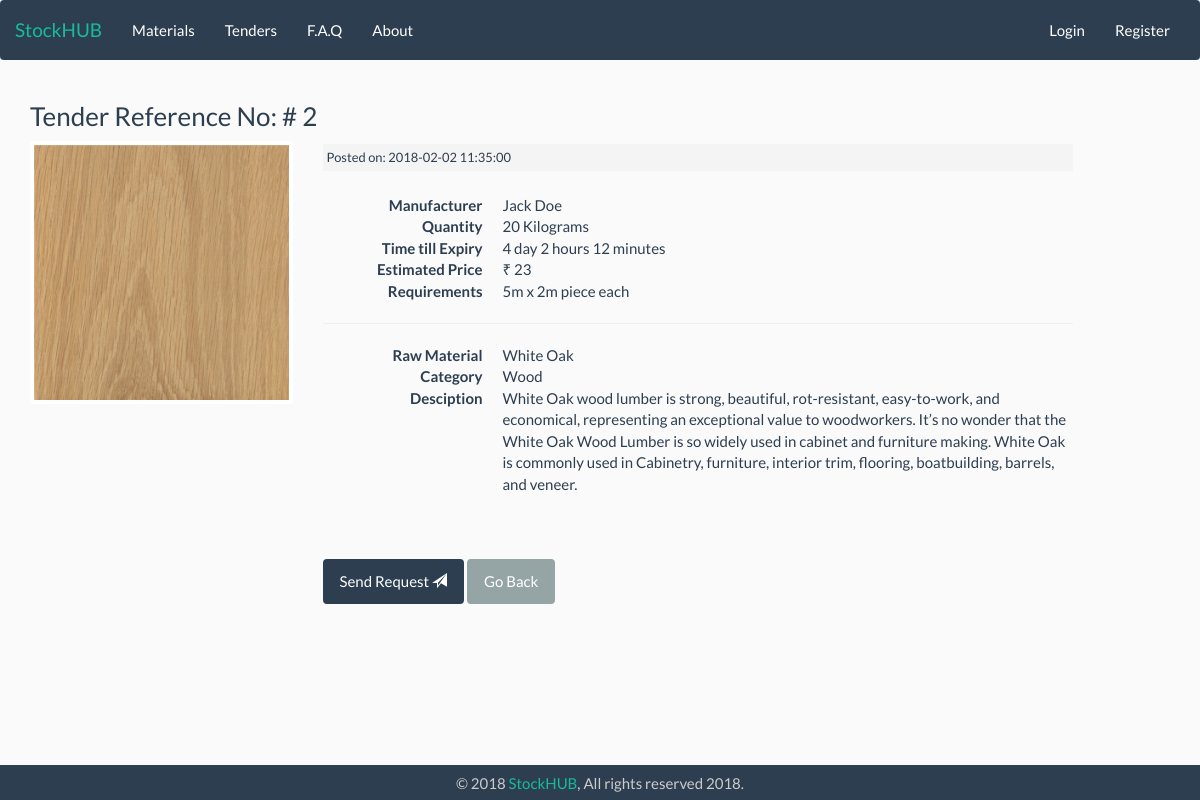
/tenders/view/2, run on an earlier commit of the app's database.
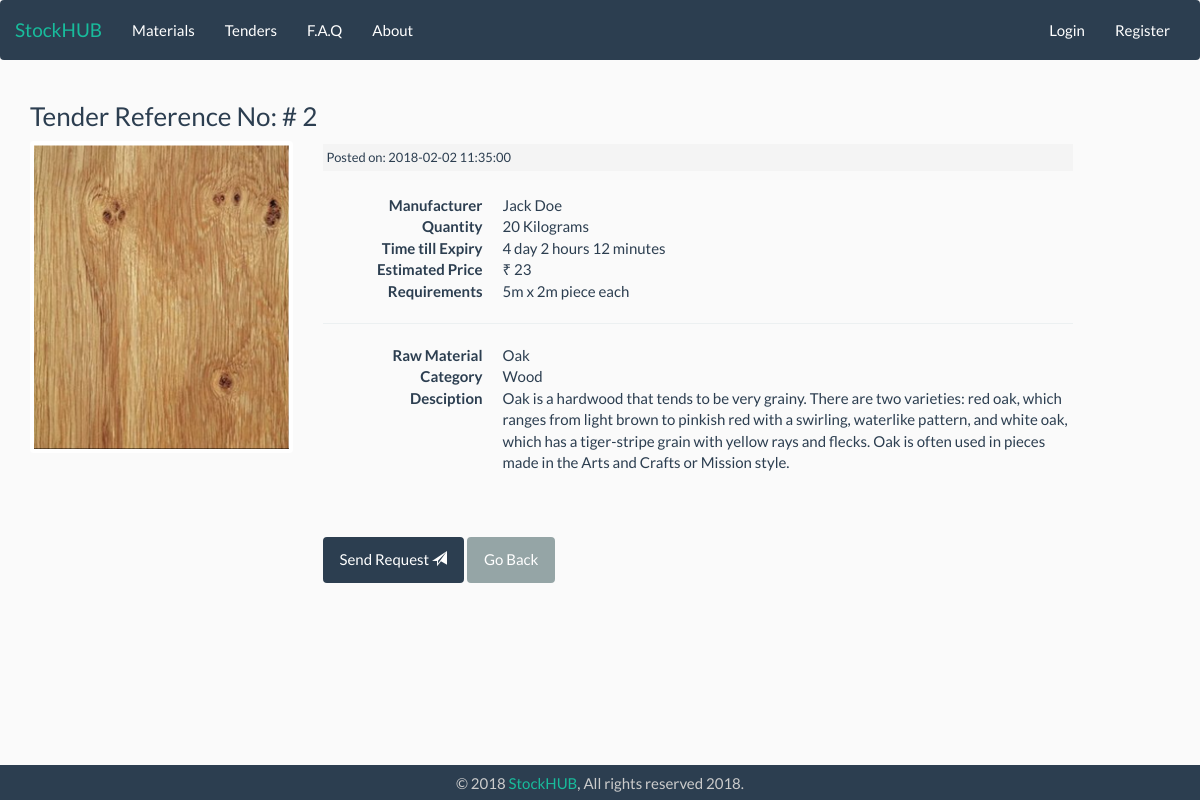
And on a later commit of the database.
### tables this page shows
CREATE TABLE `tender` (
  `tender_id` int(11) NOT NULL,
  `m_id` int(11) NOT NULL,
  `raw_material_id` int(11) NOT NULL,
  `tender_quantity` int(11) NOT NULL,
  `tender_quantity_unit` varchar(15) NOT NULL,
  `date_of_submission` date NOT NULL,
  `time_submission` time NOT NULL,
  `date_expire` date NOT NULL,
  `time_expire` time NOT NULL,
  `delivery_location` int(11) NOT NULL,
  `estimated_price` int(9) NOT NULL,
  `extra_info` text
);

CREATE TABLE `raw_material` (
  `raw_material_id` int(11) NOT NULL,
  `rm_name` varchar(255) NOT NULL,
  `material_subcat_id` int(255) NOT NULL,
  `rm_slug` varchar(255) NOT NULL,
  `rm_pic` varchar(255) NOT NULL,
  `rm_desc` text NOT NULL,
  `rm_created_at` timestamp NOT NULL DEFAULT CURRENT_TIMESTAMP ON UPDATE CURRENT_TIMESTAMP
);

CREATE TABLE `manufacturers` (
  `m_id` int(11) NOT NULL,
  `m_firstname` varchar(25) NOT NULL,
  `m_lastname` varchar(25) NOT NULL,
  `m_email` varchar(100) NOT NULL,
  `m_username` varchar(21) NOT NULL,
  `m_password` varchar(255) NOT NULL,
  `m_address_id` int(10) DEFAULT NULL,
  `m_org_name` int(50) DEFAULT NULL,
  `m_status` set('Active','Inactive') NOT NULL,
  `register_date` timestamp NOT NULL DEFAULT CURRENT_TIMESTAMP ON UPDATE CURRENT_TIMESTAMP
);

CREATE TABLE `material_subcat` (
  `subcat_id` int(11) NOT NULL,
  `subcat_name` varchar(255) NOT NULL,
  `created_date` timestamp NOT NULL DEFAULT CURRENT_TIMESTAMP ON UPDATE CURRENT_TIMESTAMP
);

### application/controllers/Tenders.php (called while the page is built, shortened)
<?php
	class Tenders extends CI_Controller{
        public function view($slug = NULL){
            $data['tender'] =$this ->tender_model->get_tenders($slug);
            $data['title'] =$data['tender']['tender_id'];
            $this->load->view('templates/header' , $data);
			$this->load->view('tenders/view', $data);
			$this->load->view('templates/footer');
        }
	}

### index.php (called while the page is built, shortened)
<?php
require_once BASEPATH.'core/CodeIgniter.php';

### application/helpers/utility_helper.php (called while the page is built)
<?php if ( ! defined('BASEPATH')) exit('No direct script access allowed');
if ( ! function_exists('asset_url()'))
{
  function asset_url()
  {
     return base_url().'assets/';
  }
}

### application/models/Tender_model.php (called while the page is built, shortened)
<?php
	class  Tender_model extends CI_Model{
        public function get_tenders($id = FALSE){
			$this->db->join('raw_material','raw_material.raw_material_id = tender.raw_material_id');
			$this->db->join('manufacturers','manufacturers.m_id = tender.m_id');
			$this->db->join('material_subcat','material_subcat.subcat_id = raw_material.material_subcat_id');
			$query = $this->db->get_where('tender', array('tender_id' => $id));
			return $query->row_array();
		}
	}

### application/views/tenders/view.php (the view, shortened to what this page needs)
<div class="container">
<h3>Tender Reference No: # <?= $title?></h3>
        <div class="row">
                <div class="col-md-3">
                <img class="post-thumb-view thumbnail" src="<?php echo asset_url().'images/materials/'.$tender['rm_pic'];?>" >
                </div>
                <div class="col-md-8">
                    <small class="material-date">Posted on:
                    <?php
                                    $subdate = $tender['date_of_submission'];
                                    $subtime = $tender['time_submission'];
                                    $sub = date('Y-m-d H:i:s', strtotime("$subdate $subtime "));
                                    echo $sub;
                                ?>
                    </small><br>
                    <dl class="dl-horizontal">
                        <dt>Manufacturer</dt>
                        <dd><?php echo ($tender['m_firstname']." ".$tender['m_lastname']); ?></dd>
                        <dt>Quantity</dt>
                        <dd><?php echo ($tender['tender_quantity']." ".$tender['tender_quantity_unit']);?></dd>
                        <dt>Time till Expiry</dt>
                        <dd><?php
                                    $expdate = $tender['date_expire'];
                                    $exptime = $tender['time_expire'];
                                    $exp = date('Y-m-d H:i:s', strtotime("$expdate $exptime "));
                                    $datetime1 = new DateTime();
                                    $datetime2 = new DateTime($exp);
                                    if ( $datetime1 >  $datetime2){
                                        echo("Expired");
                                    }
                                    else{
                                        $interval = $datetime1->diff($datetime2);
                                    echo $interval->format('%d day %h hours %i minutes');
                                    }
                                ?>
                        <dd>
                        <dt>Estimated Price</dt>
                        <dd><?php echo ("₹ ".$tender['estimated_price']);?><dd>
                        <dt>Requirements</dt>
                        <dd><?php echo ($tender['extra_info']);?><dd>
                    </dl>
                    <hr>
                    <dl class="dl-horizontal">
                        <dt>Raw Material</dt>
                        <dd><?php echo ($tender['rm_name']);?><dd>
                        <dt>Category</dt>
                        <dd><?php echo ($tender['subcat_name']);?><dd>
                        <dt>Desciption</dt>
                        <dd><?php echo $tender['rm_desc']; ?></dd>
                    </dl>
                <br><br>
                <button class="btn btn-primary" role="button" data-toggle="modal" data-target="#requestModal" >Send Request <span class="glyphicon glyphicon-send" aria-hidden="true"></span></button>
                <a class="btn btn-default" role="button" href="<?php echo site_url('/tenders'); ?>">Go Back</a>
                </div>
</div></div>

What changed in the data, as far as the page shows it:
changed through a linked row, tender "Kilograms": raw_material.rm_pic: a different picture; raw_material.rm_name "White Oak" → "Oak"; raw_material.rm_desc "White Oak wood lumber is strong, beautiful, rot-resistant, easy-to-work, and economical, representing an exceptional value to woodworkers. It’s no wonder that the White Oak Wood Lumber is so widely used in cabinet and furniture making. White Oak is commonly used in Cabinetry, furniture, interior trim, flooring, boatbuilding, barrels, and veneer." → "Oak is a hardwood that tends to be very grainy. There are two varieties: red oak, which ranges from light brown to pinkish red with a swirling, waterlike pattern, and white oak, which has a tiger-stripe grain with yellow rays and flecks. Oak is often used in pieces made in the Arts and Crafts or Mission style."
